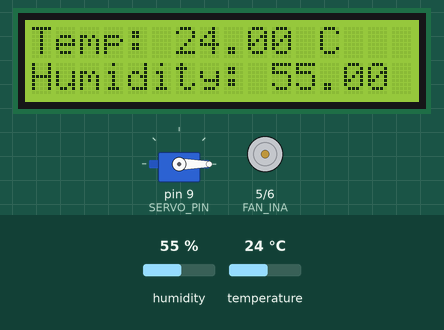
Recording of a sketch running on a simulated Arduino Uno, built with avr-gcc and run on an emulated ATmega328P. On the bench: 16×2 character LCD, servo, motor-driver pin pairs drawn as motors (green arrow = first pin HIGH = forward, orange = second pin HIGH = backward, longer = more drive). The inputs (shaded band) are chosen by the test bench; at power-on: humidity 55 %, temperature 24 °C.

Above: at 3.2 s.
3.3 s: humidity set to 79 %
At 5.6 s:
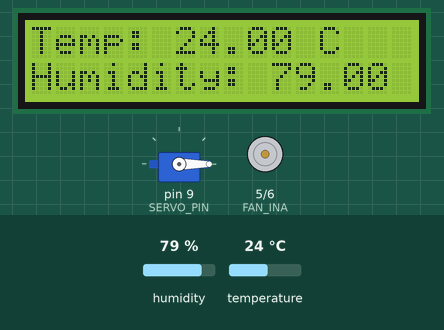
6.0 s: humidity set to 83 %
At 7.0 s:
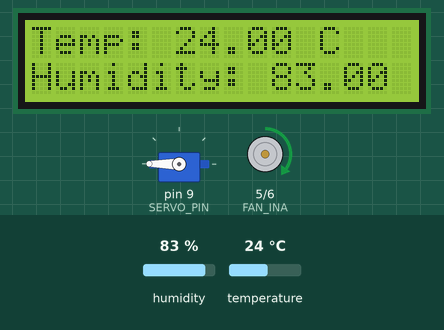
8.7 s: temperature set to 12 °C
At 10.9 s:
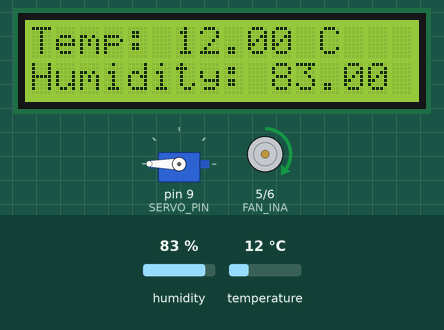
11.8 s: temperature set to 19 °C
At 13.4 s:
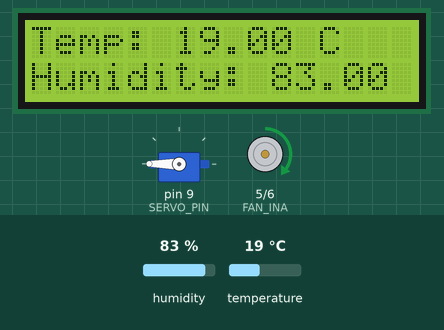
Timing chart, 0 to 14.9 s (numbered marks = the images above; inputs shaded):
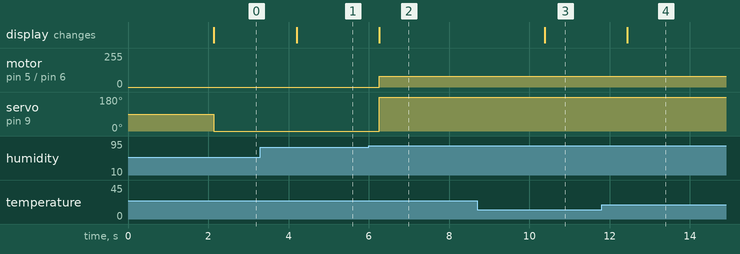

Measured:
- the behaviour switches between 80 and 81 % on humidity (found by bisection; images 1 and 2)
- after the input at 3.3 s, the display: changes after 0.90 s (image 1)
- after the input at 6.0 s, motor on pin 5 (FAN_INA) / pin 6 (FAN_INB): stopped → forward 80/255 after 0.26 s; servo on pin 9 (SERVO_PIN): 0° → 180° after 0.26 s; the display: changes after 0.26 s (image 2)
- after the input at 8.7 s, the display: changes after 1.7 s (image 3)
- after the input at 11.8 s, the display: changes after 0.64 s (image 4)

The sketch:

aduino.ino
```cpp
#include <Wire.h>
#include <LiquidCrystal_I2C.h>
#include <DHT.h>
#include <Servo.h>

// DHT 센서 설정
#define DHTPIN 2        // DHT 데이터 핀
#define DHTTYPE DHT11   // DHT 유형: DHT11 또는 DHT22 사용 가능
DHT dht(DHTPIN, DHTTYPE);

// I2C LCD 설정 (주소: 0x27 또는 0x3F, LCD 크기: 16x2)
LiquidCrystal_I2C lcd(0x27, 16, 2);

// L9110 팬 제어 핀
#define FAN_INA 5
#define FAN_INB 6

// 서보모터 핀 설정
#define SERVO_PIN 9
Servo servo; // 서보 객체 생성

// 팬 속도 설정 (0~255)
#define FAN_SPEED 80 // 약한 속도로 설정 (기존 150에서 80으로 변경)

void setup() {
  // LCD 초기화
  lcd.init();
  lcd.backlight();

  // DHT 센서 초기화
  dht.begin();

  // 팬 제어 핀 설정
  pinMode(FAN_INA, OUTPUT);
  pinMode(FAN_INB, OUTPUT);

  // 서보모터 초기화
  servo.attach(SERVO_PIN);
  servo.write(90); // 초기 위치 (중립: 멈춤)

  // 초기 메시지 출력
  lcd.setCursor(0, 0);
  lcd.print("Initializing...");
  delay(2000);
}

void loop() {
  // 온도와 습도 값 읽기
  float temperature = dht.readTemperature(); // 섭씨 온도
  float humidity = dht.readHumidity();

  // 센서 읽기 실패 시 처리
  if (isnan(temperature) || isnan(humidity)) {
    lcd.setCursor(0, 0);
    lcd.print("Sensor Error   ");
    lcd.setCursor(0, 1);
    lcd.print("Try Again...   ");
    // 팬과 서보모터 OFF
    analogWrite(FAN_INA, 0); // 팬 OFF
    digitalWrite(FAN_INB, LOW);
    servo.write(90); // 서보 정지
    delay(2000);
    return;
  }

  // LCD에 온도와 습도 값 표시
  lcd.setCursor(0, 0);
  lcd.print("Temp: ");
  lcd.print(temperature);
  lcd.print(" C    "); // 공백 추가로 남은 글자 지우기

  lcd.setCursor(0, 1);
  lcd.print("Humidity: ");
  lcd.print(humidity);
  lcd.print(" %    ");

  // 팬 및 서보모터 제어 조건 (온도 > 28도 또는 습도 > 80%)
  if (temperature > 28 || humidity > 80) {
    // 팬 ON (속도 설정)
    analogWrite(FAN_INA, FAN_SPEED); // FAN_SPEED 값으로 팬 속도 조절
    digitalWrite(FAN_INB, LOW);

    // 서보모터 360도 정방향 회전 (속도 설정)
    servo.write(180); // 최대 정방향 속도
  } else {
    // 팬 OFF
    analogWrite(FAN_INA, 0); // 팬 정지
    digitalWrite(FAN_INB, LOW);

    // 서보모터 -360도 역방향 회전 (속도 설정)
    servo.write(0); // 최대 역방향 속도
  }

  // 2초 대기 후 업데이트
  delay(2000);
}
```
